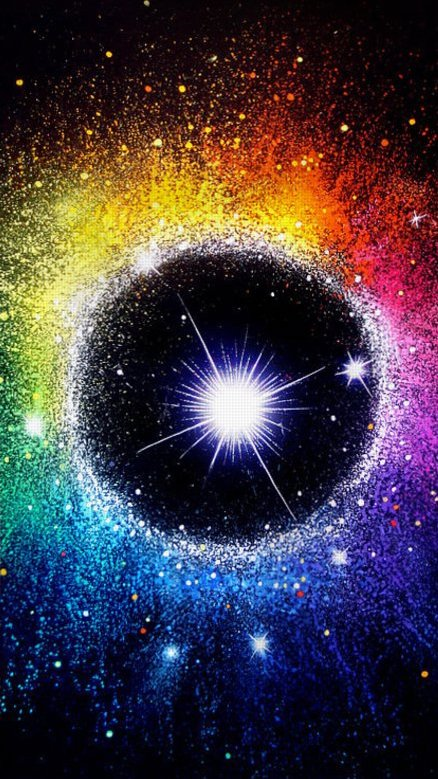
#> input picture imgs/galaxy.jpeg, 438 x 779 px, found by its file name
$ python imgproc.py
#> lines starting #> are read from the running program, lines starting #| are printed output that depends on the picture
import cv2


def imaginaro():
    image1 = cv2.imread('./imageprocessing/galaxy.jpeg', 0)
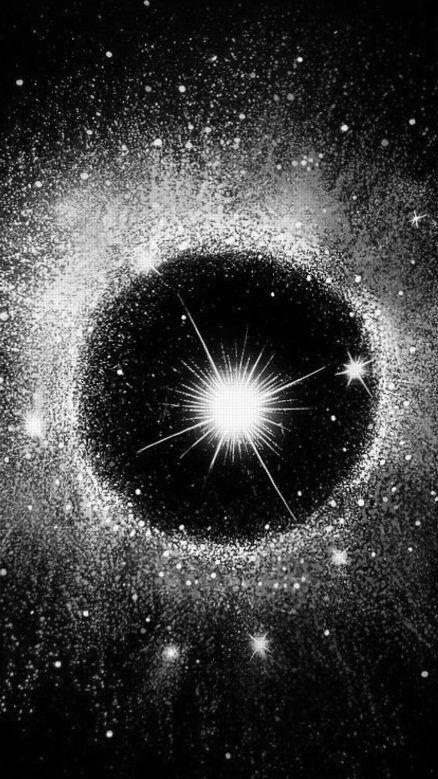
#> image1: shape (779, 438); min 0, max 255, mean 60.8
    image2 = cv2.imread('./imageprocessing/bear.jpeg', 0)
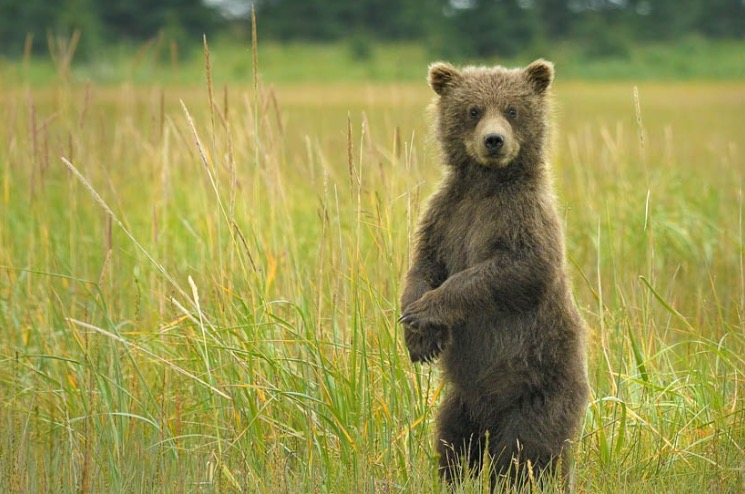
#> input picture imgs/bear.jpeg, 745 x 494 px, found by its file name
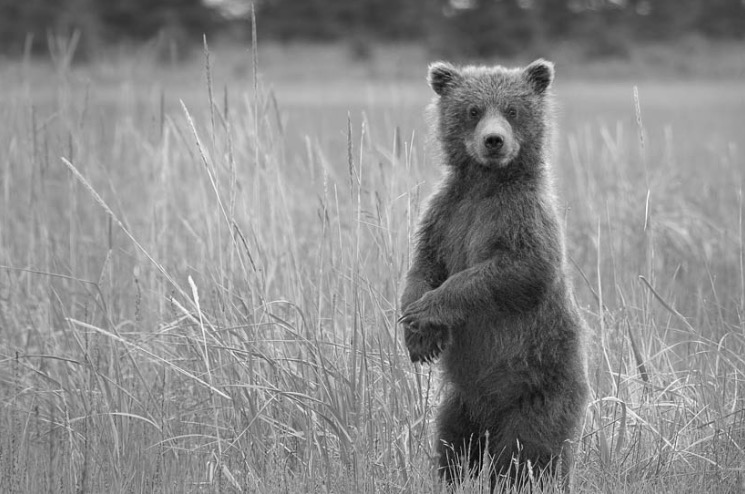
#> image2: shape (494, 745); min 0, max 252, mean 139.2
    image3 = cv2.imread('./imageprocessing/python.jpeg', 0)
    togray1 = cv2.imwrite('./grayimages/galaxy-gray.jpeg', image1)
    togray2 = cv2.imwrite('./grayimages/bear.jpeg', image2)
    togray3 = cv2.imwrite('./grayimages/python.jpeg', image3)


# print(color)
imaginaro()
